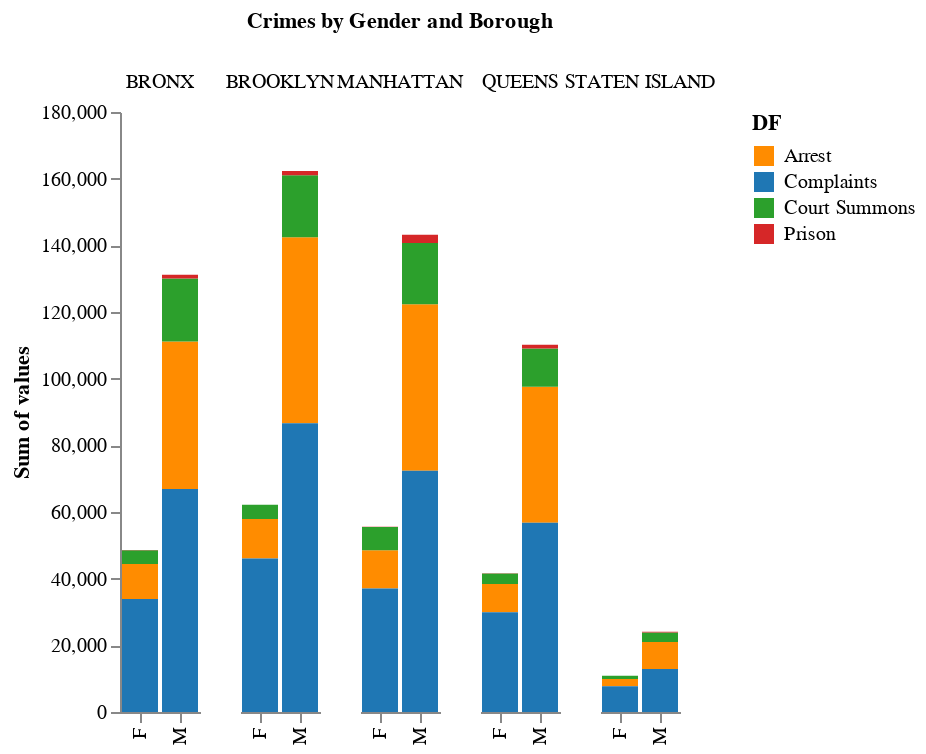

Notebook code for this chart:
### Code cell
## Multi stacked bar plot
arrest_sex_boro = pd.crosstab(arrest_data.arrest_boro,arrest_data.perp_sex)
arrest_sex_boro.rename(index = {'K':'BROOKLYN','B':'BRONX',
                            'Q':'QUEENS','M':'MANHATTAN','S':'STATEN ISLAND'}, inplace=True)
comp_sex_boro = pd.crosstab(complaints_data.boro_nm,complaints_data.susp_sex)
summon_sex_boro = pd.crosstab(summons_data.boro,summons_data.sex)
summon_sex_boro.rename(index = {'NEW YORK':'MANHATTAN'},inplace=True)
prison_sex_boro = pd.crosstab(prison_data.Borough,prison_data.Gender)
prison_sex_boro.rename(columns = {'FEMALE':'F', 'MALE':'M'}, inplace=True)


def prep_df(df, name):
    df = df.stack().reset_index()
    df.columns = ['c1', 'c2', 'values']
    df['DF'] = name
    return df

df1 = prep_df(arrest_sex_boro, 'Arrest')
df2 = prep_df(comp_sex_boro, 'Complaints')
df3 = prep_df(summon_sex_boro, 'Court Summons')
df4 = prep_df(prison_sex_boro, 'Prison')

df = pd.concat([df1, df2, df3, df4])

alt.Chart(df).mark_bar().encode(

    # tell Altair which field to group columns on
    x=alt.X('c2:N', title=None),

    # tell Altair which field to use as Y values and how to calculate
    y=alt.Y('sum(values):Q',
        axis=alt.Axis(
            grid=False
            )),

    # tell Altair which field to use to use as the set of columns to be  represented in each group
    column=alt.Column('c1:N', title=None,header= alt.Header(title = 'Crimes by Gender and Borough')),
    
    order=alt.Order(
      # Sort the segments of the bars by this field
      'values',
      sort='descending'
    ),

    # tell Altair which field to use for color segmentation 
    color = alt.Color('DF:N',
            scale=alt.Scale(
                # make it look pretty with an enjoyable color pallet
               range=['#ff8c00','#1f77b4', '#2ca02c','#d62728'])
            ),
        )\
    .configure_view(
        # remove grid lines around column clusters
        strokeOpacity=0    
    )

### Figure 1 — Vega-Lite specification as saved in the notebook (floating-point values rounded to 4 significant figures)
{"config": {"view": {"continuousWidth": 400, "continuousHeight": 300, "strokeOpacity": 0}}, "data": {"name": "data-1ff505b435f82c31c76b74dd5b8cc148"}, "mark": "bar", "encoding": {"color": {"type": "nominal", "field": "DF", "scale": {"range": ["#ff8c00", "#1f77b4", "#2ca02c", "#d62728"]}}, "column": {"type": "nominal", "field": "c1", "header": {"title": "Crimes by Gender and Borough"}, "title": null}, "order": {"type": "quantitative", "field": "values", "sort": "descending"}, "x": {"type": "nominal", "field": "c2", "title": null}, "y": {"type": "quantitative", "aggregate": "sum", "axis": {"grid": false}, "field": "values"}}, "$schema": "https://vega.github.io/schema/vega-lite/v4.0.0.json", "datasets": {"data-1ff505b435f82c31c76b74dd5b8cc148": [{"c1": "BRONX", "c2": "F", "values": 10519, "DF": "Arrest"}, {"c1": "BRONX", "c2": "M", "values": 44308, "DF": "Arrest"}, {"c1": "BROOKLYN", "c2": "F", "values": 11831, "DF": "Arrest"}, {"c1": "BROOKLYN", "c2": "M", "values": 55792, "DF": "Arrest"}, {"c1": "MANHATTAN", "c2": "F", "values": 11480, "DF": "Arrest"}, {"c1": "MANHATTAN", "c2": "M", "values": 49916, "DF": "Arrest"}, {"c1": "QUEENS", "c2": "F", "values": 8483, "DF": "Arrest"}, {"c1": "QUEENS", "c2": "M", "values": 40826, "DF": "Arrest"}, {"c1": "STATEN ISLAND", "c2": "F", "values": 2247, "DF": "Arrest"}, {"c1": "STATEN ISLAND", "c2": "M", "values": 8073, "DF": "Arrest"}, {"c1": "BRONX", "c2": "F", "values": 33872, "DF": "Complaints"}, {"c1": "BRONX", "c2": "M", "values": 66877, "DF": "Complaints"}, {"c1": "BROOKLYN", "c2": "F", "values": 46058, "DF": "Complaints"}, {"c1": "BROOKLYN", "c2": "M", "values": 86647, "DF": "Complaints"}, {"c1": "MANHATTAN", "c2": "F", "values": 37072, "DF": "Complaints"}, {"c1": "MANHATTAN", "c2": "M", "values": 72412, "DF": "Complaints"}, {"c1": "QUEENS", "c2": "F", "values": 29905, "DF": "Complaints"}, {"c1": "QUEENS", "c2": "M", "values": 56738, "DF": "Complaints"}, {"c1": "STATEN ISLAND", "c2": "F", "values": 7690, "DF": "Complaints"}, {"c1": "STATEN ISLAND", "c2": "M", "values": 12935, "DF": "Complaints"}, {"c1": "BRONX", "c2": "F", "values": 4153, "DF": "Court Summons"}, {"c1": "BRONX", "c2": "M", "values": 18868, "DF": "Court Summons"}, {"c1": "BROOKLYN", "c2": "F", "values": 4255, "DF": "Court Summons"}, {"c1": "BROOKLYN", "c2": "M", "values": 18603, "DF": "Court Summons"}, {"c1": "MANHATTAN", "c2": "F", "values": 6916, "DF": "Court Summons"}, {"c1": "MANHATTAN", "c2": "M", "values": 18383, "DF": "Court Summons"}, {"c1": "QUEENS", "c2": "F", "values": 3159, "DF": "Court Summons"}, {"c1": "QUEENS", "c2": "M", "values": 11506, "DF": "Court Summons"}, {"c1": "STATEN ISLAND", "c2": "F", "values": 943, "DF": "Court Summons"}, {"c1": "STATEN ISLAND", "c2": "M", "values": 2877, "DF": "Court Summons"}, {"c1": "BRONX", "c2": "F", "values": 59, "DF": "Prison"}, {"c1": "BRONX", "c2": "M", "values": 1103, "DF": "Prison"}, {"c1": "BROOKLYN", "c2": "F", "values": 37, "DF": "Prison"}, {"c1": "BROOKLYN", "c2": "M", "values": 1252, "DF": "Prison"}, {"c1": "MANHATTAN", "c2": "F", "values": 128, "DF": "Prison"}, {"c1": "MANHATTAN", "c2": "M", "values": 2488, "DF": "Prison"}, {"c1": "QUEENS", "c2": "F", "values": 48, "DF": "Prison"}, {"c1": "QUEENS", "c2": "M", "values": 1132, "DF": "Prison"}, {"c1": "STATEN ISLAND", "c2": "F", "values": 13, "DF": "Prison"}, {"c1": "STATEN ISLAND", "c2": "M", "values": 214, "DF": "Prison"}]}}
